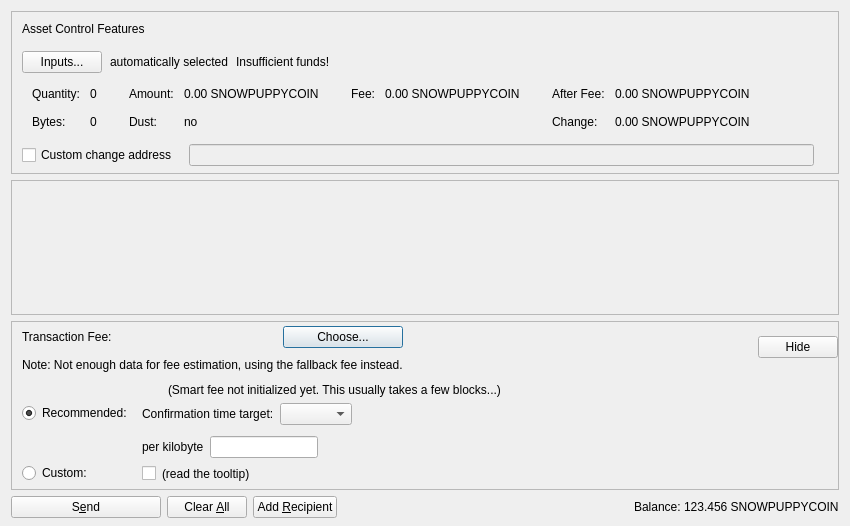
<?xml version="1.0" encoding="UTF-8"?>
<ui version="4.0">
 <class>SendAssetsDialog</class>
 <widget class="QDialog" name="SendAssetsDialog">
  <property name="geometry">
   <rect>
    <x>0</x>
    <y>0</y>
    <width>850</width>
    <height>526</height>
   </rect>
  </property>
  <property name="windowTitle">
   <string>Send Assets</string>
  </property>
  <layout class="QVBoxLayout" name="verticalLayout" stretch="0,1,0,0">
   <property name="bottomMargin">
    <number>8</number>
   </property>
   <item>
    <widget class="QFrame" name="frameAssetControl">
     <property name="sizePolicy">
      <sizepolicy hsizetype="Expanding" vsizetype="Expanding">
       <horstretch>0</horstretch>
       <verstretch>0</verstretch>
      </sizepolicy>
     </property>
     <property name="maximumSize">
      <size>
       <width>16777215</width>
       <height>16777215</height>
      </size>
     </property>
     <property name="frameShape">
      <enum>QFrame::StyledPanel</enum>
     </property>
     <property name="frameShadow">
      <enum>QFrame::Sunken</enum>
     </property>
     <layout class="QVBoxLayout" name="verticalLayoutAssetControl2">
      <property name="spacing">
       <number>0</number>
      </property>
      <property name="leftMargin">
       <number>0</number>
      </property>
      <property name="topMargin">
       <number>0</number>
      </property>
      <property name="rightMargin">
       <number>0</number>
      </property>
      <property name="bottomMargin">
       <number>6</number>
      </property>
      <item>
       <layout class="QVBoxLayout" name="verticalLayoutAssetControl" stretch="0,0,0,0,1">
        <property name="spacing">
         <number>0</number>
        </property>
        <property name="leftMargin">
         <number>10</number>
        </property>
        <property name="topMargin">
         <number>10</number>
        </property>
        <item>
         <layout class="QHBoxLayout" name="horizontalLayoutAssetControl1">
          <property name="bottomMargin">
           <number>15</number>
          </property>
          <item>
           <widget class="QLabel" name="labelAssetControlFeatures">
            <property name="sizePolicy">
             <sizepolicy hsizetype="Preferred" vsizetype="Maximum">
              <horstretch>0</horstretch>
              <verstretch>0</verstretch>
             </sizepolicy>
            </property>
            <property name="text">
             <string>Asset Control Features</string>
            </property>
           </widget>
          </item>
         </layout>
        </item>
        <item>
         <layout class="QHBoxLayout" name="horizontalLayoutAssetControl2" stretch="0,0,0,0">
          <property name="spacing">
           <number>8</number>
          </property>
          <property name="bottomMargin">
           <number>10</number>
          </property>
          <item>
           <widget class="QPushButton" name="pushButtonAssetControl">
            <property name="styleSheet">
             <string notr="true"/>
            </property>
            <property name="text">
             <string>Inputs...</string>
            </property>
            <property name="autoDefault">
             <bool>false</bool>
            </property>
           </widget>
          </item>
          <item>
           <widget class="QLabel" name="labelAssetControlAutomaticallySelected">
            <property name="text">
             <string>automatically selected</string>
            </property>
            <property name="margin">
             <number>5</number>
            </property>
           </widget>
          </item>
          <item>
           <widget class="QLabel" name="labelAssetControlInsuffFunds">
            <property name="text">
             <string>Insufficient funds!</string>
            </property>
            <property name="margin">
             <number>5</number>
            </property>
           </widget>
          </item>
          <item>
           <spacer name="horizontalSpacerAssetControl">
            <property name="orientation">
             <enum>Qt::Horizontal</enum>
            </property>
            <property name="sizeHint" stdset="0">
             <size>
              <width>40</width>
              <height>1</height>
             </size>
            </property>
           </spacer>
          </item>
         </layout>
        </item>
        <item>
         <widget class="QWidget" name="widgetAssetControl" native="true">
          <property name="sizePolicy">
           <sizepolicy hsizetype="Preferred" vsizetype="Preferred">
            <horstretch>0</horstretch>
            <verstretch>0</verstretch>
           </sizepolicy>
          </property>
          <property name="minimumSize">
           <size>
            <width>0</width>
            <height>0</height>
           </size>
          </property>
          <property name="styleSheet">
           <string notr="true"/>
          </property>
          <layout class="QHBoxLayout" name="horizontalLayoutAssetControl5">
           <property name="leftMargin">
            <number>0</number>
           </property>
           <property name="topMargin">
            <number>0</number>
           </property>
           <property name="rightMargin">
            <number>0</number>
           </property>
           <property name="bottomMargin">
            <number>0</number>
           </property>
           <item>
            <layout class="QHBoxLayout" name="horizontalLayoutAssetControl3" stretch="0,0,0,1">
             <property name="spacing">
              <number>20</number>
             </property>
             <property name="topMargin">
              <number>0</number>
             </property>
             <property name="bottomMargin">
              <number>10</number>
             </property>
             <item>
              <layout class="QFormLayout" name="formLayoutAssetControl1">
               <property name="horizontalSpacing">
                <number>10</number>
               </property>
               <property name="verticalSpacing">
                <number>14</number>
               </property>
               <property name="leftMargin">
                <number>10</number>
               </property>
               <property name="topMargin">
                <number>4</number>
               </property>
               <property name="rightMargin">
                <number>6</number>
               </property>
               <item row="0" column="0">
                <widget class="QLabel" name="labelAssetControlQuantityText">
                 <property name="text">
                  <string>Quantity:</string>
                 </property>
                 <property name="margin">
                  <number>0</number>
                 </property>
                </widget>
               </item>
               <item row="0" column="1">
                <widget class="QLabel" name="labelAssetControlQuantity">
                 <property name="cursor">
                  <cursorShape>IBeamCursor</cursorShape>
                 </property>
                 <property name="contextMenuPolicy">
                  <enum>Qt::ActionsContextMenu</enum>
                 </property>
                 <property name="text">
                  <string notr="true">0</string>
                 </property>
                 <property name="margin">
                  <number>0</number>
                 </property>
                 <property name="textInteractionFlags">
                  <set>Qt::LinksAccessibleByMouse|Qt::TextSelectableByKeyboard|Qt::TextSelectableByMouse</set>
                 </property>
                </widget>
               </item>
               <item row="1" column="0">
                <widget class="QLabel" name="labelAssetControlBytesText">
                 <property name="text">
                  <string>Bytes:</string>
                 </property>
                </widget>
               </item>
               <item row="1" column="1">
                <widget class="QLabel" name="labelAssetControlBytes">
                 <property name="cursor">
                  <cursorShape>IBeamCursor</cursorShape>
                 </property>
                 <property name="contextMenuPolicy">
                  <enum>Qt::ActionsContextMenu</enum>
                 </property>
                 <property name="text">
                  <string notr="true">0</string>
                 </property>
                 <property name="textInteractionFlags">
                  <set>Qt::LinksAccessibleByMouse|Qt::TextSelectableByKeyboard|Qt::TextSelectableByMouse</set>
                 </property>
                </widget>
               </item>
              </layout>
             </item>
             <item>
              <layout class="QFormLayout" name="formLayoutAssetControl2">
               <property name="horizontalSpacing">
                <number>10</number>
               </property>
               <property name="verticalSpacing">
                <number>14</number>
               </property>
               <property name="leftMargin">
                <number>6</number>
               </property>
               <property name="topMargin">
                <number>4</number>
               </property>
               <property name="rightMargin">
                <number>6</number>
               </property>
               <item row="0" column="0">
                <widget class="QLabel" name="labelAssetControlAmountText">
                 <property name="text">
                  <string>Amount:</string>
                 </property>
                 <property name="margin">
                  <number>0</number>
                 </property>
                </widget>
               </item>
               <item row="0" column="1">
                <widget class="QLabel" name="labelAssetControlAmount">
                 <property name="cursor">
                  <cursorShape>IBeamCursor</cursorShape>
                 </property>
                 <property name="contextMenuPolicy">
                  <enum>Qt::ActionsContextMenu</enum>
                 </property>
                 <property name="text">
                  <string notr="true">0.00 SNOWPUPPYCOIN</string>
                 </property>
                 <property name="textInteractionFlags">
                  <set>Qt::LinksAccessibleByMouse|Qt::TextSelectableByKeyboard|Qt::TextSelectableByMouse</set>
                 </property>
                </widget>
               </item>
               <item row="1" column="0">
                <widget class="QLabel" name="labelAssetControlLowOutputText">
                 <property name="text">
                  <string>Dust:</string>
                 </property>
                </widget>
               </item>
               <item row="1" column="1">
                <widget class="QLabel" name="labelAssetControlLowOutput">
                 <property name="cursor">
                  <cursorShape>IBeamCursor</cursorShape>
                 </property>
                 <property name="contextMenuPolicy">
                  <enum>Qt::ActionsContextMenu</enum>
                 </property>
                 <property name="text">
                  <string notr="true">no</string>
                 </property>
                 <property name="textInteractionFlags">
                  <set>Qt::LinksAccessibleByMouse|Qt::TextSelectableByKeyboard|Qt::TextSelectableByMouse</set>
                 </property>
                </widget>
               </item>
              </layout>
             </item>
             <item>
              <layout class="QFormLayout" name="formLayoutAssetControl3">
               <property name="horizontalSpacing">
                <number>10</number>
               </property>
               <property name="verticalSpacing">
                <number>14</number>
               </property>
               <property name="leftMargin">
                <number>6</number>
               </property>
               <property name="topMargin">
                <number>4</number>
               </property>
               <property name="rightMargin">
                <number>6</number>
               </property>
               <item row="0" column="0">
                <widget class="QLabel" name="labelAssetControlFeeText">
                 <property name="text">
                  <string>Fee:</string>
                 </property>
                 <property name="margin">
                  <number>0</number>
                 </property>
                </widget>
               </item>
               <item row="0" column="1">
                <widget class="QLabel" name="labelAssetControlFee">
                 <property name="cursor">
                  <cursorShape>IBeamCursor</cursorShape>
                 </property>
                 <property name="contextMenuPolicy">
                  <enum>Qt::ActionsContextMenu</enum>
                 </property>
                 <property name="text">
                  <string notr="true">0.00 SNOWPUPPYCOIN</string>
                 </property>
                 <property name="textInteractionFlags">
                  <set>Qt::LinksAccessibleByMouse|Qt::TextSelectableByKeyboard|Qt::TextSelectableByMouse</set>
                 </property>
                </widget>
               </item>
              </layout>
             </item>
             <item>
              <layout class="QFormLayout" name="formLayoutAssetControl4">
               <property name="horizontalSpacing">
                <number>10</number>
               </property>
               <property name="verticalSpacing">
                <number>14</number>
               </property>
               <property name="leftMargin">
                <number>6</number>
               </property>
               <property name="topMargin">
                <number>4</number>
               </property>
               <property name="rightMargin">
                <number>6</number>
               </property>
               <item row="0" column="0">
                <widget class="QLabel" name="labelAssetControlAfterFeeText">
                 <property name="text">
                  <string>After Fee:</string>
                 </property>
                 <property name="margin">
                  <number>0</number>
                 </property>
                </widget>
               </item>
               <item row="0" column="1">
                <widget class="QLabel" name="labelAssetControlAfterFee">
                 <property name="cursor">
                  <cursorShape>IBeamCursor</cursorShape>
                 </property>
                 <property name="contextMenuPolicy">
                  <enum>Qt::ActionsContextMenu</enum>
                 </property>
                 <property name="text">
                  <string notr="true">0.00 SNOWPUPPYCOIN</string>
                 </property>
                 <property name="textInteractionFlags">
                  <set>Qt::LinksAccessibleByMouse|Qt::TextSelectableByKeyboard|Qt::TextSelectableByMouse</set>
                 </property>
                </widget>
               </item>
               <item row="1" column="0">
                <widget class="QLabel" name="labelAssetControlChangeText">
                 <property name="text">
                  <string>Change:</string>
                 </property>
                </widget>
               </item>
               <item row="1" column="1">
                <widget class="QLabel" name="labelAssetControlChange">
                 <property name="cursor">
                  <cursorShape>IBeamCursor</cursorShape>
                 </property>
                 <property name="contextMenuPolicy">
                  <enum>Qt::ActionsContextMenu</enum>
                 </property>
                 <property name="text">
                  <string notr="true">0.00 SNOWPUPPYCOIN</string>
                 </property>
                 <property name="textInteractionFlags">
                  <set>Qt::LinksAccessibleByMouse|Qt::TextSelectableByKeyboard|Qt::TextSelectableByMouse</set>
                 </property>
                </widget>
               </item>
              </layout>
             </item>
            </layout>
           </item>
          </layout>
         </widget>
        </item>
        <item>
         <layout class="QHBoxLayout" name="horizontalLayoutAssetControl4" stretch="0,0,0">
          <property name="spacing">
           <number>12</number>
          </property>
          <property name="sizeConstraint">
           <enum>QLayout::SetDefaultConstraint</enum>
          </property>
          <property name="topMargin">
           <number>5</number>
          </property>
          <property name="rightMargin">
           <number>5</number>
          </property>
          <item>
           <widget class="QCheckBox" name="checkBoxAssetControlChange">
            <property name="toolTip">
             <string>If this is activated, but the change address is empty or invalid, change will be sent to a newly generated address.</string>
            </property>
            <property name="text">
             <string>Custom change address</string>
            </property>
           </widget>
          </item>
          <item>
           <widget class="QValidatedLineEdit" name="lineEditAssetControlChange">
            <property name="enabled">
             <bool>false</bool>
            </property>
            <property name="sizePolicy">
             <sizepolicy hsizetype="Expanding" vsizetype="Fixed">
              <horstretch>0</horstretch>
              <verstretch>0</verstretch>
             </sizepolicy>
            </property>
           </widget>
          </item>
          <item>
           <widget class="QLabel" name="labelAssetControlChangeLabel">
            <property name="sizePolicy">
             <sizepolicy hsizetype="Preferred" vsizetype="Expanding">
              <horstretch>0</horstretch>
              <verstretch>0</verstretch>
             </sizepolicy>
            </property>
            <property name="minimumSize">
             <size>
              <width>0</width>
              <height>0</height>
             </size>
            </property>
            <property name="text">
             <string/>
            </property>
            <property name="margin">
             <number>3</number>
            </property>
           </widget>
          </item>
         </layout>
        </item>
        <item>
         <spacer name="verticalSpacerAssetControl">
          <property name="orientation">
           <enum>Qt::Vertical</enum>
          </property>
          <property name="sizeHint" stdset="0">
           <size>
            <width>800</width>
            <height>1</height>
           </size>
          </property>
         </spacer>
        </item>
       </layout>
      </item>
     </layout>
    </widget>
   </item>
   <item>
    <widget class="QScrollArea" name="scrollArea">
     <property name="widgetResizable">
      <bool>true</bool>
     </property>
     <widget class="QWidget" name="scrollAreaWidgetContents">
      <property name="geometry">
       <rect>
        <x>0</x>
        <y>0</y>
        <width>830</width>
        <height>104</height>
       </rect>
      </property>
      <layout class="QVBoxLayout" name="verticalLayout_2" stretch="0,1">
       <property name="leftMargin">
        <number>0</number>
       </property>
       <property name="topMargin">
        <number>0</number>
       </property>
       <property name="rightMargin">
        <number>0</number>
       </property>
       <property name="bottomMargin">
        <number>0</number>
       </property>
       <item>
        <layout class="QVBoxLayout" name="entries">
         <property name="spacing">
          <number>6</number>
         </property>
        </layout>
       </item>
       <item>
        <spacer name="verticalSpacer">
         <property name="orientation">
          <enum>Qt::Vertical</enum>
         </property>
         <property name="sizeHint" stdset="0">
          <size>
           <width>20</width>
           <height>40</height>
          </size>
         </property>
        </spacer>
       </item>
      </layout>
     </widget>
    </widget>
   </item>
   <item>
    <widget class="QFrame" name="frameFee">
     <property name="sizePolicy">
      <sizepolicy hsizetype="Expanding" vsizetype="Expanding">
       <horstretch>0</horstretch>
       <verstretch>0</verstretch>
      </sizepolicy>
     </property>
     <property name="maximumSize">
      <size>
       <width>16777215</width>
       <height>16777215</height>
      </size>
     </property>
     <property name="frameShape">
      <enum>QFrame::StyledPanel</enum>
     </property>
     <property name="frameShadow">
      <enum>QFrame::Sunken</enum>
     </property>
     <layout class="QVBoxLayout" name="verticalLayoutFee1">
      <property name="spacing">
       <number>0</number>
      </property>
      <property name="leftMargin">
       <number>0</number>
      </property>
      <property name="topMargin">
       <number>0</number>
      </property>
      <property name="rightMargin">
       <number>0</number>
      </property>
      <property name="bottomMargin">
       <number>0</number>
      </property>
      <item>
       <layout class="QVBoxLayout" name="verticalLayoutFee2" stretch="0,0,0">
        <property name="spacing">
         <number>0</number>
        </property>
        <property name="leftMargin">
         <number>10</number>
        </property>
        <property name="topMargin">
         <number>0</number>
        </property>
        <item>
         <layout class="QHBoxLayout" name="horizontalLayoutFee1">
          <property name="bottomMargin">
           <number>0</number>
          </property>
          <item>
           <layout class="QVBoxLayout" name="verticalLayoutFee7">
            <property name="spacing">
             <number>0</number>
            </property>
            <item>
             <spacer name="verticalSpacerSmartFee">
              <property name="orientation">
               <enum>Qt::Vertical</enum>
              </property>
              <property name="sizeType">
               <enum>QSizePolicy::Fixed</enum>
              </property>
              <property name="sizeHint" stdset="0">
               <size>
                <width>1</width>
                <height>4</height>
               </size>
              </property>
             </spacer>
            </item>
            <item>
             <layout class="QHBoxLayout" name="horizontalLayoutSmartFee">
              <property name="spacing">
               <number>10</number>
              </property>
              <item>
               <widget class="QLabel" name="labelFeeHeadline">
                <property name="sizePolicy">
                 <sizepolicy hsizetype="Preferred" vsizetype="Maximum">
                  <horstretch>0</horstretch>
                  <verstretch>0</verstretch>
                 </sizepolicy>
                </property>
                <property name="text">
                 <string>Transaction Fee:</string>
                </property>
               </widget>
              </item>
              <item>
               <widget class="QLabel" name="labelFeeMinimized">
                <property name="text">
                 <string/>
                </property>
               </widget>
              </item>
              <item>
               <widget class="QPushButton" name="buttonChooseFee">
                <property name="text">
                 <string>Choose...</string>
                </property>
               </widget>
              </item>
             </layout>
            </item>
            <item>
             <spacer name="verticalSpacer_7">
              <property name="orientation">
               <enum>Qt::Vertical</enum>
              </property>
              <property name="sizeHint" stdset="0">
               <size>
                <width>1</width>
                <height>10</height>
               </size>
              </property>
             </spacer>
            </item>
            <item>
             <widget class="QLabel" name="fallbackFeeWarningLabel">
              <property name="toolTip">
               <string>Using the fallbackfee can result in sending a transaction that will take several hours or days (or never) to confirm. Consider choosing your fee manually or wait until you have validated the complete chain.</string>
              </property>
              <property name="text">
               <string>Note: Not enough data for fee estimation, using the fallback fee instead.</string>
              </property>
              <property name="wordWrap">
               <bool>false</bool>
              </property>
             </widget>
            </item>
            <item>
             <spacer name="verticalSpacer_5">
              <property name="orientation">
               <enum>Qt::Vertical</enum>
              </property>
              <property name="sizeHint" stdset="0">
               <size>
                <width>1</width>
                <height>1</height>
               </size>
              </property>
             </spacer>
            </item>
           </layout>
          </item>
          <item>
           <spacer name="horizontalSpacer_4">
            <property name="orientation">
             <enum>Qt::Horizontal</enum>
            </property>
            <property name="sizeHint" stdset="0">
             <size>
              <width>1</width>
              <height>1</height>
             </size>
            </property>
           </spacer>
          </item>
          <item>
           <widget class="QPushButton" name="buttonMinimizeFee">
            <property name="toolTip">
             <string>collapse fee-settings</string>
            </property>
            <property name="text">
             <string>Hide</string>
            </property>
           </widget>
          </item>
         </layout>
        </item>
        <item>
         <widget class="QFrame" name="frameFeeSelection">
          <layout class="QVBoxLayout" name="verticalLayoutFee12">
           <property name="spacing">
            <number>0</number>
           </property>
           <property name="leftMargin">
            <number>0</number>
           </property>
           <property name="topMargin">
            <number>0</number>
           </property>
           <property name="rightMargin">
            <number>0</number>
           </property>
           <property name="bottomMargin">
            <number>0</number>
           </property>
           <item>
            <layout class="QGridLayout" name="gridLayoutFee">
             <property name="topMargin">
              <number>10</number>
             </property>
             <property name="bottomMargin">
              <number>4</number>
             </property>
             <property name="horizontalSpacing">
              <number>10</number>
             </property>
             <property name="verticalSpacing">
              <number>4</number>
             </property>
             <item row="1" column="1">
              <layout class="QVBoxLayout" name="verticalLayoutFee8">
               <property name="spacing">
                <number>6</number>
               </property>
               <property name="topMargin">
                <number>3</number>
               </property>
               <item>
                <layout class="QHBoxLayout" name="horizontalLayoutFee13" stretch="0,0,1">
                 <item>
                  <widget class="QLabel" name="labelCustomPerKilobyte">
                   <property name="toolTip">
                    <string>If the custom fee is set to 1000 ruffs and the transaction is only 250 bytes, then &quot;per kilobyte&quot; only pays 250 ruffs in fee,&lt;br /&gt;while &quot;at least&quot; pays 1000 ruffs. For transactions bigger than a kilobyte both pay by kilobyte.</string>
                   </property>
                   <property name="text">
                    <string>per kilobyte</string>
                   </property>
                  </widget>
                 </item>
                 <item>
                  <widget class="BitcoinAmountField" name="customFee"/>
                 </item>
                 <item>
                  <spacer name="horizontalSpacer_6">
                   <property name="orientation">
                    <enum>Qt::Horizontal</enum>
                   </property>
                   <property name="sizeHint" stdset="0">
                    <size>
                     <width>1</width>
                     <height>1</height>
                    </size>
                   </property>
                  </spacer>
                 </item>
                </layout>
               </item>
               <item>
                <layout class="QHBoxLayout" name="horizontalLayoutFee8">
                 <item>
                  <widget class="QCheckBox" name="checkBoxMinimumFee">
                   <property name="toolTip">
                    <string>Paying only the minimum fee is just fine as long as there is less transaction volume than space in the blocks.&lt;br /&gt;But be aware that this can end up in a never confirming transaction once there is more demand for snowpuppycoin transactions than the network can process.</string>
                   </property>
                   <property name="text">
                    <string/>
                   </property>
                  </widget>
                 </item>
                 <item>
                  <widget class="QLabel" name="labelMinFeeWarning">
                   <property name="enabled">
                    <bool>true</bool>
                   </property>
                   <property name="toolTip">
                    <string>Paying only the minimum fee is just fine as long as there is less transaction volume than space in the blocks.&lt;br /&gt;But be aware that this can end up in a never confirming transaction once there is more demand for snowpuppycoin transactions than the network can process.</string>
                   </property>
                   <property name="text">
                    <string>(read the tooltip)</string>
                   </property>
                   <property name="margin">
                    <number>5</number>
                   </property>
                  </widget>
                 </item>
                 <item>
                  <spacer name="horizontalSpacer_2">
                   <property name="orientation">
                    <enum>Qt::Horizontal</enum>
                   </property>
                   <property name="sizeHint" stdset="0">
                    <size>
                     <width>1</width>
                     <height>1</height>
                    </size>
                   </property>
                  </spacer>
                 </item>
                </layout>
               </item>
              </layout>
             </item>
             <item row="0" column="0">
              <layout class="QVBoxLayout" name="verticalLayoutFee4" stretch="0,1">
               <property name="topMargin">
                <number>20</number>
               </property>
               <property name="bottomMargin">
                <number>3</number>
               </property>
               <item>
                <widget class="QRadioButton" name="radioSmartFee">
                 <property name="text">
                  <string>Recommended:</string>
                 </property>
                 <property name="checked">
                  <bool>true</bool>
                 </property>
                 <attribute name="buttonGroup">
                  <string notr="true">groupFee</string>
                 </attribute>
                </widget>
               </item>
               <item>
                <spacer name="verticalSpacer_2">
                 <property name="orientation">
                  <enum>Qt::Vertical</enum>
                 </property>
                 <property name="sizeHint" stdset="0">
                  <size>
                   <width>1</width>
                   <height>1</height>
                  </size>
                 </property>
                </spacer>
               </item>
              </layout>
             </item>
             <item row="1" column="0">
              <layout class="QVBoxLayout" name="verticalLayoutFee9" stretch="0,1">
               <property name="topMargin">
                <number>30</number>
               </property>
               <item>
                <widget class="QRadioButton" name="radioCustomFee">
                 <property name="text">
                  <string>Custom:</string>
                 </property>
                 <attribute name="buttonGroup">
                  <string notr="true">groupFee</string>
                 </attribute>
                </widget>
               </item>
               <item>
                <spacer name="verticalSpacer_6">
                 <property name="orientation">
                  <enum>Qt::Vertical</enum>
                 </property>
                 <property name="sizeHint" stdset="0">
                  <size>
                   <width>1</width>
                   <height>1</height>
                  </size>
                 </property>
                </spacer>
               </item>
              </layout>
             </item>
             <item row="0" column="1">
              <layout class="QVBoxLayout" name="verticalLayoutFee3" stretch="0,0,1">
               <property name="spacing">
                <number>6</number>
               </property>
               <property name="topMargin">
                <number>0</number>
               </property>
               <property name="bottomMargin">
                <number>3</number>
               </property>
               <item>
                <layout class="QHBoxLayout" name="horizontalLayoutFee12">
                 <item>
                  <widget class="QLabel" name="labelSmartFee">
                   <property name="text">
                    <string/>
                   </property>
                   <property name="margin">
                    <number>2</number>
                   </property>
                  </widget>
                 </item>
                 <item>
                  <widget class="QLabel" name="labelFeeEstimation">
                   <property name="text">
                    <string/>
                   </property>
                  </widget>
                 </item>
                 <item>
                  <widget class="QLabel" name="labelSmartFee2">
                   <property name="text">
                    <string>(Smart fee not initialized yet. This usually takes a few blocks...)</string>
                   </property>
                   <property name="margin">
                    <number>2</number>
                   </property>
                  </widget>
                 </item>
                 <item>
                  <spacer name="horizontalSpacer_5">
                   <property name="orientation">
                    <enum>Qt::Horizontal</enum>
                   </property>
                   <property name="sizeHint" stdset="0">
                    <size>
                     <width>1</width>
                     <height>1</height>
                    </size>
                   </property>
                  </spacer>
                 </item>
                </layout>
               </item>
               <item>
                <layout class="QHBoxLayout" name="horizontalLayoutFee9">
                 <item>
                  <layout class="QVBoxLayout" name="verticalLayoutFee6">
                   <item>
                    <widget class="QLabel" name="labelSmartFee3">
                     <property name="text">
                      <string>Confirmation time target:</string>
                     </property>
                     <property name="margin">
                      <number>2</number>
                     </property>
                    </widget>
                   </item>
                  </layout>
                 </item>
                 <item>
                  <layout class="QVBoxLayout" name="verticalLayoutFee5">
                   <property name="rightMargin">
                    <number>30</number>
                   </property>
                   <item>
                    <layout class="QHBoxLayout" name="horizontalLayoutConfTarget">
                     <property name="bottomMargin">
                      <number>0</number>
                     </property>
                     <item>
                      <widget class="QComboBox" name="confTargetSelector"/>
                     </item>
                     <item>
                      <spacer name="horizontalSpacerConfTarget">
                       <property name="orientation">
                        <enum>Qt::Horizontal</enum>
                       </property>
                       <property name="sizeHint" stdset="0">
                        <size>
                         <width>40</width>
                         <height>20</height>
                        </size>
                       </property>
                      </spacer>
                     </item>
                    </layout>
                   </item>
                  </layout>
                 </item>
                </layout>
               </item>
               <item>
                <spacer name="verticalSpacer_4">
                 <property name="orientation">
                  <enum>Qt::Vertical</enum>
                 </property>
                 <property name="sizeHint" stdset="0">
                  <size>
                   <width>1</width>
                   <height>1</height>
                  </size>
                 </property>
                </spacer>
               </item>
              </layout>
             </item>
            </layout>
           </item>
          </layout>
         </widget>
        </item>
        <item>
         <spacer name="verticalSpacerFee">
          <property name="orientation">
           <enum>Qt::Vertical</enum>
          </property>
          <property name="sizeHint" stdset="0">
           <size>
            <width>800</width>
            <height>1</height>
           </size>
          </property>
         </spacer>
        </item>
       </layout>
      </item>
     </layout>
    </widget>
   </item>
   <item>
    <layout class="QHBoxLayout" name="horizontalLayout">
     <item>
      <widget class="QPushButton" name="sendButton">
       <property name="minimumSize">
        <size>
         <width>150</width>
         <height>0</height>
        </size>
       </property>
       <property name="toolTip">
        <string>Confirm the send action</string>
       </property>
       <property name="text">
        <string>S&amp;end</string>
       </property>
       <property name="autoDefault">
        <bool>false</bool>
       </property>
       <property name="default">
        <bool>false</bool>
       </property>
      </widget>
     </item>
     <item>
      <widget class="QPushButton" name="clearButton">
       <property name="sizePolicy">
        <sizepolicy hsizetype="Minimum" vsizetype="Fixed">
         <horstretch>0</horstretch>
         <verstretch>0</verstretch>
        </sizepolicy>
       </property>
       <property name="toolTip">
        <string>Clear all fields of the form.</string>
       </property>
       <property name="text">
        <string>Clear &amp;All</string>
       </property>
       <property name="autoDefault">
        <bool>false</bool>
       </property>
      </widget>
     </item>
     <item>
      <widget class="QPushButton" name="addButton">
       <property name="toolTip">
        <string>Send to multiple recipients at once</string>
       </property>
       <property name="text">
        <string>Add &amp;Recipient</string>
       </property>
       <property name="autoDefault">
        <bool>false</bool>
       </property>
      </widget>
     </item>
     <item>
      <spacer name="horizontalSpacer">
       <property name="orientation">
        <enum>Qt::Horizontal</enum>
       </property>
       <property name="sizeHint" stdset="0">
        <size>
         <width>40</width>
         <height>20</height>
        </size>
       </property>
      </spacer>
     </item>
     <item>
      <layout class="QHBoxLayout" name="horizontalLayout_2">
       <property name="spacing">
        <number>3</number>
       </property>
       <item>
        <widget class="QLabel" name="labelBalanceText">
         <property name="text">
          <string>Balance:</string>
         </property>
        </widget>
       </item>
       <item>
        <widget class="QLabel" name="labelBalance">
         <property name="sizePolicy">
          <sizepolicy hsizetype="Preferred" vsizetype="Preferred">
           <horstretch>0</horstretch>
           <verstretch>0</verstretch>
          </sizepolicy>
         </property>
         <property name="cursor">
          <cursorShape>IBeamCursor</cursorShape>
         </property>
         <property name="text">
          <string notr="true">123.456 SNOWPUPPYCOIN</string>
         </property>
         <property name="textInteractionFlags">
          <set>Qt::LinksAccessibleByMouse|Qt::TextSelectableByKeyboard|Qt::TextSelectableByMouse</set>
         </property>
        </widget>
       </item>
      </layout>
     </item>
    </layout>
   </item>
  </layout>
 </widget>
 <customwidgets>
  <customwidget>
   <class>QValidatedLineEdit</class>
   <extends>QLineEdit</extends>
   <header>qt/qvalidatedlineedit.h</header>
  </customwidget>
  <customwidget>
   <class>BitcoinAmountField</class>
   <extends>QLineEdit</extends>
   <header>qt/bitcoinamountfield.h</header>
   <container>1</container>
  </customwidget>
 </customwidgets>
 <resources>
  <include location="../snowpuppycoin.qrc"/>
 </resources>
 <connections/>
 <buttongroups>
  <buttongroup name="groupFee"/>
 </buttongroups>
</ui>
